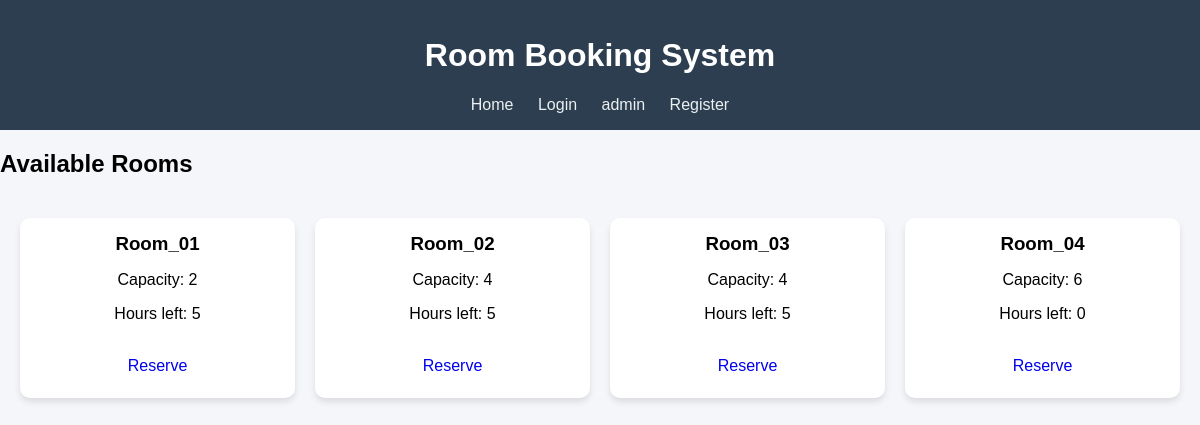
The page / on the database its author committed.
### classroom/models.py (models this page shows, shortened)
class RoomData(models.Model):
    room_code = models.CharField(max_length=6)
    room_name = models.CharField(max_length=10)
    room_capacity = models.IntegerField()
    room_hour = models.IntegerField()
    room_available = models.BooleanField(default=True)

### classroom/views.py (the view)
# urls.py: path('', views.index, name = 'index'),
def index(request):
    rooms = RoomData.objects.all()
    context =  {'rooms' : rooms}
    return render(request, 'rooms/index.html', context)

### classroom/templates/rooms/index.html (shortened to what this page needs)
{% load static %}
<!DOCTYPE html>
<html lang="en">
<head>
    <link rel="stylesheet" href="{% static 'styles/style.css' %}">
</head>
<body>
    <header>
        <h1>Room Booking System</h1>
        <nav>
            <a href="{% url 'index' %}">Home</a>
            {% if user.is_authenticated %}
                <a href="{% url 'cancel' %}">Cancel Reservation</a>
                <span>Welcome, {{ user.username }}</span>
                <a href="logout/">Logout</a>
            {% else %}
                <a href="login/">Login</a>
                <a href="admin/">admin</a>
                <a href="/">Register</a>
            {% endif %}
        </nav>
    </header>
    <main>
        <h2>Available Rooms</h2>
        <div class="room-list">
            {% if rooms %}
                {% for room in rooms %}
                    <div class="room-card">
                        <h3>{{ room.room_name }}</h3>
                        <p>Capacity: {{ room.room_capacity }}</p>
                        <p>Hours left: {{ room.room_hour }}</p>
                        {% if room.room_available %}
                            <a href="{% url 'reserve' room.id %}" class="btn">Reserve</a>
                        {% else %}
                            <p class="unavailable">Not Available</p>
                        {% endif %}
                    </div>
                {% endfor %}
            {% else %}
                <p>No rooms available right now</p>
            {% endif %}
        </div>
    </main>
</body>
</html>

### classroom/static/styles/style.css (style rules this page uses)
body { font-family: Arial, sans-serif; margin: 0; padding: 0; background: #f5f6fa; }
header { background: #2c3e50; color: white; padding: 1rem; text-align: center; }
header nav a { color: #ecf0f1; margin: 0 10px; text-decoration: none; }
.room-list { display: grid; grid-template-columns: repeat(auto-fit, minmax(250px, 1fr)); gap: 20px; padding: 20px; }
.room-card { background: white; border-radius: 10px; padding: 15px; box-shadow: 0px 4px 6px rgba(0,0,0,0.1); text-align: center; }
.room-card h3 { margin: 0 0 10px; }
.btn { display: inline-block; padding: 8px 15px; border-radius: 5px; text-decoration: none; margin-top: 10px; transition: 0.3s; }

### rows shown on the page
RoomData: room_name "Room_01", room_capacity "2", room_hour "5", room_available "Reserve"
RoomData: room_name "Room_02", room_capacity "4", room_hour "5", room_available "Reserve"
RoomData: room_name "Room_03", room_capacity "4", room_hour "5", room_available "Reserve"
RoomData: room_name "Room_04", room_capacity "6", room_hour "0", room_available "Reserve"
